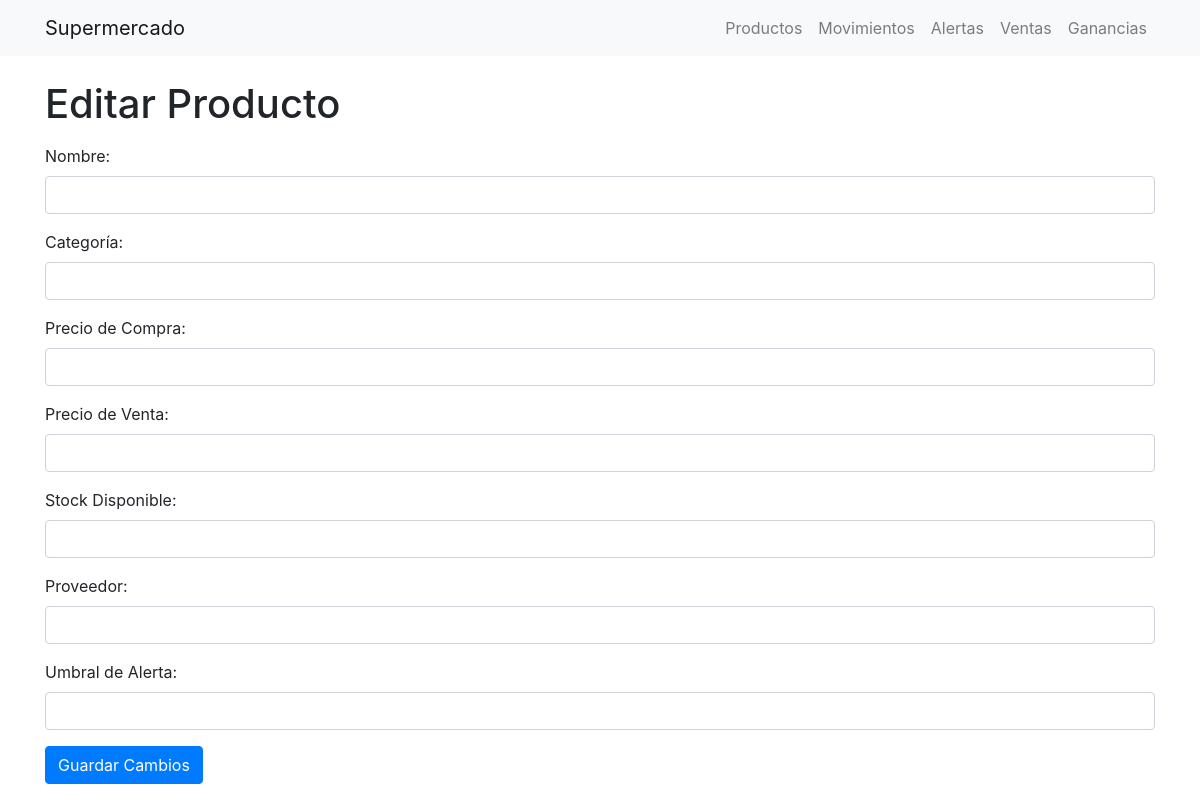
Page /editar_producto/3 on the earlier database version.
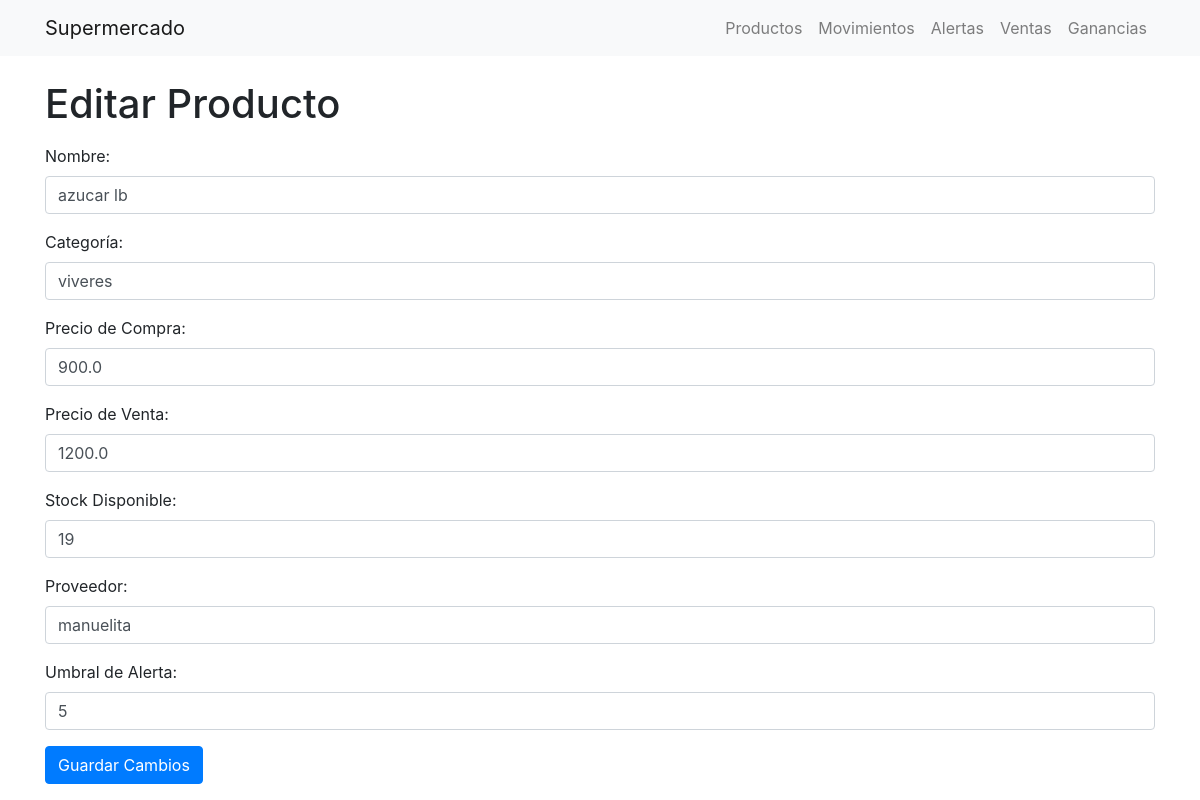
Same page on the later database version.
### app.py (models this page shows)
class Producto(db.Model):
    id = db.Column(db.Integer, primary_key=True)
    nombre = db.Column(db.String(100), nullable=False)
    categoria = db.Column(db.String(100), nullable=False)
    precio_compra = db.Column(db.Float, nullable=False)
    precio_venta = db.Column(db.Float, nullable=False)
    stock_disponible = db.Column(db.Integer, nullable=False)
    proveedor = db.Column(db.String(100), nullable=False)
    umbral_alerta = db.Column(db.Integer, nullable=False, default=5)

### app.py (the view, shortened to what this page needs)
@app.route('/editar_producto/<int:id>', methods=['GET', 'POST'])
def editar_producto(id):
    producto = Producto.query.get(id)
    return render_template('editar_producto.html', producto=producto)

### templates/editar_producto.html
{% extends 'index.html' %}
{% block content %}
    <h1>Editar Producto</h1>
    <form method="post" class="mt-3">
        <div class="form-group">
            <label for="nombre">Nombre:</label>
            <input type="text" class="form-control" id="nombre" name="nombre" value="{{ producto.nombre }}" required>
        </div>
        <div class="form-group">
            <label for="categoria">Categoría:</label>
            <input type="text" class="form-control" id="categoria" name="categoria" value="{{ producto.categoria }}" required>
        </div>
        <div class="form-group">
            <label for="precio_compra">Precio de Compra:</label>
            <input type="number" step="any" class="form-control" id="precio_compra" name="precio_compra" value="{{ producto.precio_compra }}" required>
        </div>
        <div class="form-group">
            <label for="precio_venta">Precio de Venta:</label>
            <input type="number" step="any" class="form-control" id="precio_venta" name="precio_venta" value="{{ producto.precio_venta }}" required>
        </div>
        <div class="form-group">
            <label for="stock_disponible">Stock Disponible:</label>
            <input type="number" class="form-control" id="stock_disponible" name="stock_disponible" value="{{ producto.stock_disponible }}" required>
        </div>
        <div class="form-group">
            <label for="proveedor">Proveedor:</label>
            <input type="text" class="form-control" id="proveedor" name="proveedor" value="{{ producto.proveedor }}" required>
        </div>
         <div class="form-group">
            <label for="umbral_alerta">Umbral de Alerta:</label>
            <input type="number" class="form-control" id="umbral_alerta" name="umbral_alerta" value="{{ producto.umbral_alerta }}" required>
        </div>
        <button type="submit" class="btn btn-primary">Guardar Cambios</button>
    </form>
{% endblock %}

Differences in the rows shown:
added Producto: nombre "azucar lb", categoria "viveres", precio_compra "900.0", precio_venta "1200.0", stock_disponible "19", proveedor "manuelita", umbral_alerta "5"
